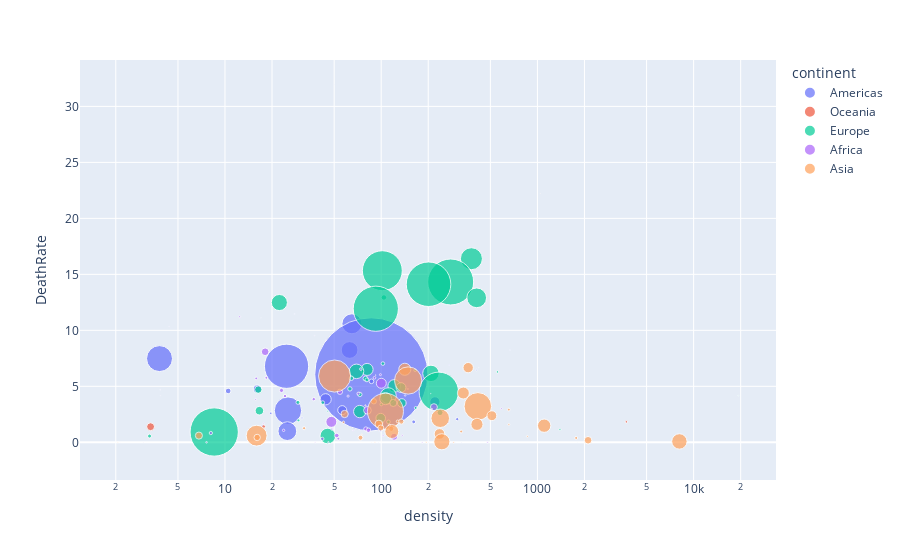

Source (notebook cell):
### Markdown cell above
### Visualize data with the bubble plot about COVID-19 Infection Situation

### Code cell
merge_ct4['DeathRate'] = (merge_ct4['Fatalities']/merge_ct4['ConfirmedCases'])*100
df = merge_ct4.sort_values(by=['DeathRate'], ascending=False)
fig = px.scatter(df, x='density', y='DeathRate', size='ConfirmedCases', color='continent', hover_name='Country_Region', log_x=True, size_max=80)
fig.show()

### Figure 1 — Plotly figure (JSON) as saved in the notebook; plotly's stock layout.template omitted (floating-point values rounded to 4 significant figures)
{"data": [{"hovertemplate": "<b>%{hovertext}</b><br><br>continent=Americas<br>density=%{x}<br>DeathRate=%{y}<br>ConfirmedCases=%{marker.size}<extra></extra>", "hovertext": ["Nicaragua", "Antigua and Barbuda", "Bahamas", "Belize", "Mexico", "Suriname", "Guyana", "Ecuador", "Barbados", "Canada", "Trinidad and Tobago", "Brazil", "Haiti", "US", "Honduras", "Argentina", "Bolivia", "Cuba", "Colombia", "Dominican Republic", "Panama", "Peru", "Uruguay", "Venezuela", "El Salvador", "Guatemala", "Jamaica", "Paraguay", "Costa Rica", "Chile", "Dominica", "Saint Kitts and Nevis", "Saint Vincent and the Grenadines", "Saint Lucia", "Grenada"], "legendgroup": "Americas", "marker": {"color": "#636efa", "size": [25, 25, 96, 18, 45032, 10, 116, 31467, 85, 75945, 116, 220291, 310, 1442653, 2460, 7479, 3577, 1840, 14216, 11739, 9268, 84495, 732, 459, 1210, 1643, 511, 759, 843, 39542, 16, 15, 17, 18, 22], "sizemode": "area", "sizeref": 225.4, "symbol": "circle"}, "mode": "markers", "name": "Americas", "orientation": "v", "showlegend": true, "type": "scatter", "x": [50.21, 219.7, 27.93, 17, 64.94, 3.55, 3.64, 62.76, 667.5, 3.81, 271.9, 24.78, 405.9, 86.45, 86.64, 16.11, 10.48, 103.1, 44.09, 220.6, 56.31, 25.3, 19.64, 31.12, 306.7, 161.5, 268.2, 17.32, 98.78, 25.07, 95.62, 202.4, 284.3, 296.7, 325.6], "xaxis": "x", "y": [32, 12, 11.46, 11.11, 10.59, 10, 8.621, 8.244, 8.235, 7.476, 6.897, 6.792, 6.452, 6.067, 5.447, 4.76, 4.585, 4.293, 3.841, 3.612, 2.87, 2.831, 2.596, 2.179, 2.066, 1.826, 1.761, 1.449, 1.068, 0.9964, 0, 0, 0, 0, 0], "yaxis": "y"}, {"hovertemplate": "<b>%{hovertext}</b><br><br>continent=Oceania<br>density=%{x}<br>DeathRate=%{y}<br>ConfirmedCases=%{marker.size}<extra></extra>", "hovertext": ["MS Zaandam", "Diamond Princess", "New Zealand", "Australia", "Papua New Guinea", "Fiji"], "legendgroup": "Oceania", "marker": {"color": "#EF553B", "size": [9, 712, 1498, 7035, 8, 18], "sizemode": "area", "sizeref": 225.4, "symbol": "circle"}, "mode": "markers", "name": "Oceania", "orientation": "v", "showlegend": true, "type": "scatter", "x": [1045, 3711, 17.68, 3.34, 18.96, 48.71], "xaxis": "x", "y": [22.22, 1.826, 1.402, 1.393, 0, 0], "yaxis": "y"}, {"hovertemplate": "<b>%{hovertext}</b><br><br>continent=Europe<br>density=%{x}<br>DeathRate=%{y}<br>ConfirmedCases=%{marker.size}<extra></extra>", "hovertext": ["Belgium", "France", "United Kingdom", "Italy", "Hungary", "Netherlands", "Sweden", "Spain", "Slovenia", "Romania", "Andorra", "Ireland", "San Marino", "Switzerland", "Bosnia and Herzegovina", "Greece", "North Macedonia", "Poland", "Denmark", "Bulgaria", "Finland", "Germany", "Croatia", "Monaco", "Portugal", "Austria", "Estonia", "Lithuania", "Moldova", "Czechia", "Albania", "Kosovo", "Norway", "Montenegro", "Ukraine", "Luxembourg", "Serbia", "Latvia", "Slovakia", "Liechtenstein", "Malta", "Russia", "Belarus", "Iceland", "Holy See"], "legendgroup": "Europe", "marker": {"color": "#00cc96", "size": [54644, 179630, 238004, 223885, 3417, 43880, 29207, 230183, 1465, 16437, 761, 23956, 652, 30514, 2236, 2810, 1740, 18016, 10989, 2138, 6228, 175233, 2222, 96, 28583, 16109, 1766, 1523, 5745, 8406, 916, 944, 8219, 324, 17330, 3923, 10438, 970, 1480, 82, 532, 262843, 27730, 1802, 12], "sizemode": "area", "sizeref": 225.4, "symbol": "circle"}, "mode": "markers", "name": "Europe", "orientation": "v", "showlegend": true, "type": "scatter", "x": [378.0, 101.7, 278.5, 200.9, 104.1, 408.5, 22.29, 92.37, 102.5, 81.23, 164.8, 69.48, 555.1, 208.1, 64.46, 79.37, 81.03, 121.2, 133.9, 63.06, 16.35, 233.9, 72.98, 19290.0, 111.0, 106.8, 29.31, 42.26, 119.5, 135.5, 100.2, 166.3, 16.61, 45.47, 72.9, 238.1, 99.28, 29.53, 111.3, 237.6, 1394.0, 8.53, 45.53, 3.29, 1816.0], "xaxis": "x", "y": [16.4, 15.33, 14.32, 14.12, 12.94, 12.9, 12.48, 11.93, 7.031, 6.51, 6.439, 6.337, 6.288, 6.155, 5.725, 5.694, 5.575, 5.034, 4.887, 4.771, 4.705, 4.507, 4.275, 4.167, 4.163, 3.898, 3.567, 3.546, 3.516, 3.509, 3.384, 3.072, 2.823, 2.778, 2.747, 2.651, 2.156, 1.959, 1.824, 1.22, 1.128, 0.9199, 0.5626, 0.5549, 0], "yaxis": "y"}, {"hovertemplate": "<b>%{hovertext}</b><br><br>continent=Africa<br>density=%{x}<br>DeathRate=%{y}<br>ConfirmedCases=%{marker.size}<extra></extra>", "hovertext": ["Chad", "Mauritania", "Zimbabwe", "Liberia", "Algeria", "Burundi", "Burkina Faso", "Sierra Leone", "Niger", "Kenya", "Mali", "Egypt", "Malawi", "Libya", "Sudan", "Cameroon", "Tunisia", "Gambia", "Togo", "Botswana", "Angola", "Somalia", "Tanzania", "Congo (Kinshasa)", "Congo (Brazzaville)", "Nigeria", "Mauritius", "Sao Tome and Principe", "Morocco", "South Africa", "Ethiopia", "South Sudan", "Cote d'Ivoire", "Equatorial Guinea", "Senegal", "Zambia", "Eswatini", "Gabon", "Cabo Verde", "Guinea", "Benin", "Ghana", "Guinea-Bissau", "Djibouti", "Namibia", "Seychelles", "Uganda", "Eritrea", "Central African Republic", "Rwanda", "Madagascar", "Mozambique", "Western Sahara"], "legendgroup": "Africa", "marker": {"color": "#ab63fa", "size": [428, 29, 42, 219, 6629, 15, 780, 447, 885, 781, 806, 11228, 63, 64, 1964, 3105, 1035, 23, 263, 24, 48, 1284, 509, 1298, 391, 5450, 332, 235, 6652, 13524, 287, 236, 2017, 594, 2310, 654, 190, 1209, 326, 2473, 339, 5638, 913, 1309, 16, 11, 203, 39, 301, 287, 238, 119, 6], "sizemode": "area", "sizeref": 225.4, "symbol": "circle"}, "mode": "markers", "name": "Africa", "orientation": "v", "showlegend": true, "type": "scatter", "x": [12.42, 4.39, 37.48, 44.33, 18.08, 422, 74.11, 98.86, 18.4, 90.59, 15.85, 100.1, 148.2, 3.85, 23, 54.43, 71.48, 207.8, 142.3, 3.87, 25.53, 24.22, 61.38, 37.01, 15.73, 217.6, 587.5, 210.8, 81.67, 47.96, 101.5, 17.71, 79.75, 48.34, 82.84, 23.73, 66.12, 8.12, 136.4, 51.95, 102.8, 120.9, 53.17, 41.96, 3.02, 216.2, 183.3, 29.74, 7.62, 479.4, 45.94, 37.88, 2.13], "xaxis": "x", "y": [11.21, 10.34, 9.524, 9.132, 8.086, 6.667, 6.538, 6.04, 5.763, 5.762, 5.707, 5.273, 4.762, 4.688, 4.633, 4.509, 4.348, 4.348, 4.183, 4.167, 4.167, 4.128, 4.126, 3.852, 3.836, 3.138, 3.012, 2.979, 2.856, 1.826, 1.742, 1.695, 1.19, 1.178, 1.082, 1.07, 1.053, 0.8271, 0.6135, 0.6066, 0.59, 0.4966, 0.3286, 0.3056, 0, 0, 0, 0, 0, 0, 0, 0, 0], "yaxis": "y"}, {"hovertemplate": "<b>%{hovertext}</b><br><br>continent=Asia<br>density=%{x}<br>DeathRate=%{y}<br>ConfirmedCases=%{marker.size}<extra></extra>", "hovertext": ["Philippines", "Indonesia", "Syria", "Iran", "China", "Japan", "Iraq", "Burma", "India", "Lebanon", "Turkey", "Afghanistan", "Korea, South", "Pakistan", "Cyprus", "Thailand", "Georgia", "Malaysia", "Israel", "Taiwan*", "Jordan", "Bangladesh", "Armenia", "Kyrgyzstan", "Azerbaijan", "Sri Lanka", "United Arab Emirates", "Kuwait", "Brunei", "Kazakhstan", "Saudi Arabia", "West Bank and Gaza", "Oman", "Uzbekistan", "Maldives", "Bahrain", "Singapore", "Qatar", "Laos", "Bhutan", "Timor-Leste", "Vietnam", "Mongolia", "Nepal", "Cambodia"], "legendgroup": "Asia", "marker": {"color": "#FFA15A", "size": [12091, 16496, 50, 116635, 84038, 16203, 3193, 182, 85784, 891, 146457, 6053, 11037, 38799, 910, 3025, 671, 6855, 16589, 440, 596, 20065, 4044, 1111, 2980, 935, 21831, 12860, 141, 5689, 49176, 375, 4625, 2686, 1031, 6583, 26891, 29425, 19, 21, 24, 314, 98, 267, 122], "sizemode": "area", "sizeref": 225.4, "symbol": "circle"}, "mode": "markers", "name": "Asia", "orientation": "v", "showlegend": true, "type": "scatter", "x": [360.4, 141.6, 92.18, 50.31, 148.8, 335.6, 89.68, 79.2, 415.7, 655.9, 106.5, 58.33, 511.2, 238.7, 127.5, 134.5, 57.34, 96.58, 410.2, 656.9, 113.1, 1105.0, 99.44, 32.09, 116.0, 325.0, 116.9, 236.1, 75.16, 6.81, 15.94, 862.1, 16.07, 73.72, 1770.0, 2109.0, 8107.0, 244.4, 30.28, 19.88, 86.68, 291.2, 2.06, 194.4, 91.07], "xaxis": "x", "y": [6.666, 6.523, 6, 5.918, 5.518, 4.4, 3.664, 3.297, 3.209, 2.918, 2.769, 2.528, 2.374, 2.15, 1.868, 1.851, 1.788, 1.634, 1.603, 1.591, 1.51, 1.485, 1.286, 1.26, 1.208, 0.9626, 0.9619, 0.7465, 0.7092, 0.5976, 0.5938, 0.5333, 0.4324, 0.4095, 0.388, 0.1823, 0.07809, 0.04758, 0, 0, 0, 0, 0, 0, 0], "yaxis": "y"}], "layout": {"legend": {"itemsizing": "constant", "title": {"text": "continent"}, "tracegroupgap": 0}, "margin": {"t": 60}, "xaxis": {"anchor": "y", "domain": [0, 1], "title": {"text": "density"}, "type": "log"}, "yaxis": {"anchor": "x", "domain": [0, 1], "title": {"text": "DeathRate"}}}}
